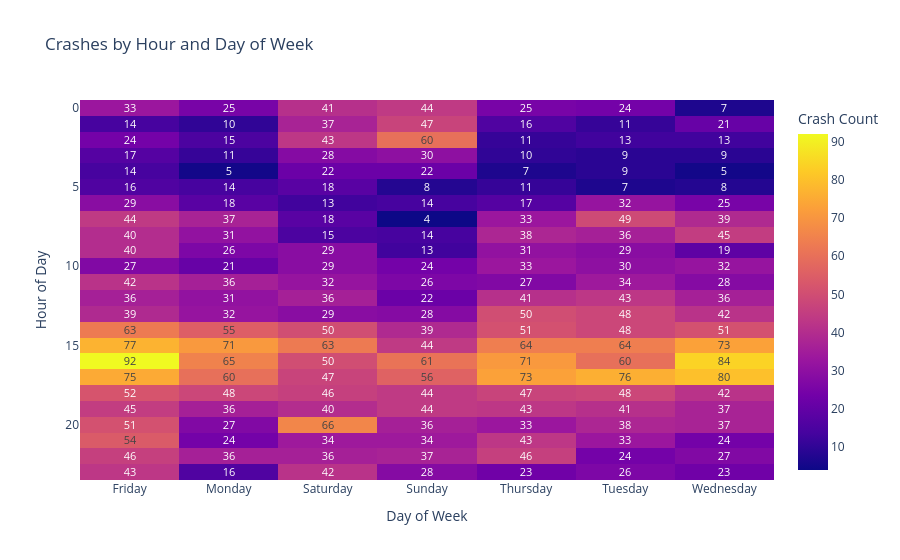

Here is the notebook cell this chart was saved with:
### Markdown cell above
#### F) Are there certain days or times associated with a higher number of crashes?

### Code cell
crash_df['Hour'] = crash_df['Date'].dt.hour
crash_df['DayOfWeek'] = crash_df['Date'].dt.day_name()

heat_data = pd.crosstab(crash_df['Hour'], crash_df['DayOfWeek'])

fig_hour_day = px.imshow(
    heat_data.values,
    x=heat_data.columns, y=heat_data.index,
    labels=dict(x="Day of Week", y="Hour of Day", color="Crash Count"),
    title="Crashes by Hour and Day of Week",
    text_auto=True
)
fig_hour_day.show()

### Figure 1 — Plotly figure (JSON) as saved in the notebook; plotly's stock layout.template omitted (floating-point values rounded to 4 significant figures; data arrays with more than 128 entries replaced by an {"elided": "..."} marker saying what was removed)
{"data": [{"coloraxis": "coloraxis", "hovertemplate": "Day of Week: %{x}<br>Hour of Day: %{y}<br>Crash Count: %{z}<extra></extra>", "name": "0", "texttemplate": "%{z}", "type": "heatmap", "x": ["Friday", "Monday", "Saturday", "Sunday", "Thursday", "Tuesday", "Wednesday"], "xaxis": "x", "y": [0, 1, 2, 3, 4, 5, 6, 7, 8, 9, 10, 11, 12, 13, 14, 15, 16, 17, 18, 19, 20, 21, 22, 23], "yaxis": "y", "z": {"elided": "24x7 int values"}}], "layout": {"coloraxis": {"colorbar": {"title": {"text": "Crash Count"}}, "colorscale": [[0, "#0d0887"], [0.1111, "#46039f"], [0.2222, "#7201a8"], [0.3333, "#9c179e"], [0.4444, "#bd3786"], [0.5556, "#d8576b"], [0.6667, "#ed7953"], [0.7778, "#fb9f3a"], [0.8889, "#fdca26"], [1, "#f0f921"]]}, "title": {"text": "Crashes by Hour and Day of Week"}, "xaxis": {"anchor": "y", "constrain": "domain", "domain": [0, 1], "scaleanchor": "y", "title": {"text": "Day of Week"}}, "yaxis": {"anchor": "x", "autorange": "reversed", "constrain": "domain", "domain": [0, 1], "title": {"text": "Hour of Day"}}}}
